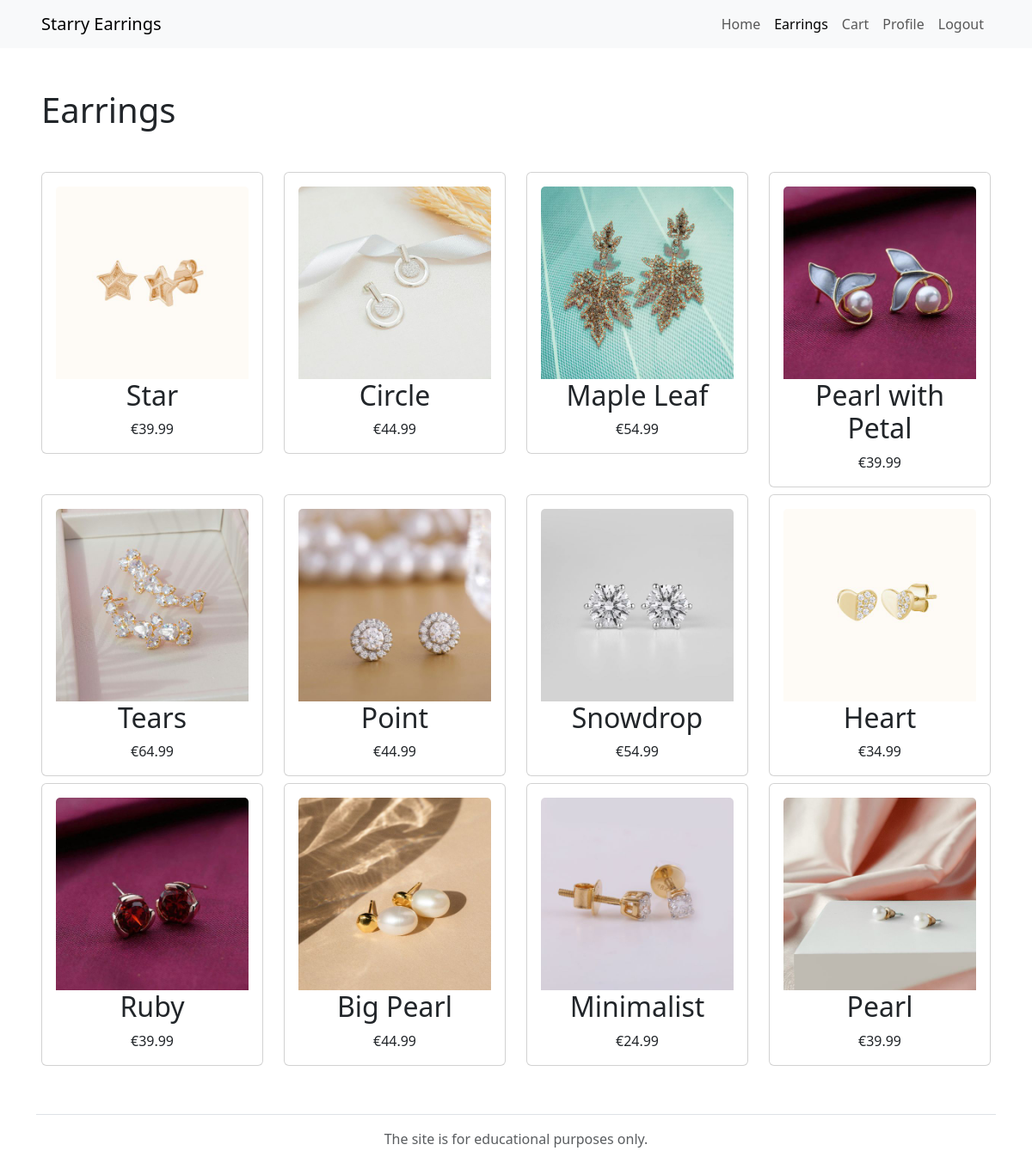
Page /earrings.php?category=stud (signed in) on the committed database.
### tables this page shows
CREATE TABLE IF NOT EXISTS products (
    id INT(11) UNSIGNED AUTO_INCREMENT PRIMARY KEY,
    name VARCHAR(30) NOT NULL,
    category VARCHAR(10) NOT NULL,
    price DECIMAL(10, 2) NOT NULL,
    description VARCHAR(255) NOT NULL,
    stock INT(11) NOT NULL DEFAULT 0,
    image VARCHAR(255)
);

### lib/functions.php (called while the page is built, shortened)
<?php
function get_earrings($category) {
    require_once "../src/DBconnect.php";
    $query = "SELECT * FROM products WHERE stock > 0";
    if ($category != null) {
        $query .= " AND category = '$category'";
    }
    $statement = $connection->prepare($query);
    $statement->execute();
    $result = $statement->fetchAll();
    return $result;
}

### public/earrings.php (the view, shortened to what this page needs)
<?php
    require "../lib/functions.php";
    require_once "../templates/header.php";
    $category = null;
    if (isset($_GET['category'])) {
        $category = $_GET['category'];
    }
    $earrings = get_earrings($category);
    $user_id = $_SESSION['user_id'];
?>
</head>
<body class="d-flex flex-column vh-100">
    <header>
        <nav class="navbar navbar-expand-sm navbar-light bg-light justify-content-between m-0 px-5 py-2">
            <a class="navbar-brand" href="index.php">Starry Earrings</a>
            <ul class="navbar-nav">
                <li class="nav-item">
                    <a class="nav-link" href="index.php">Home</a>
                </li>
                <li class="nav-item">
                    <a class="nav-link active" href="earrings.php">Earrings</a>
                </li>
                    <?php
                    if ($_SESSION["active"] == true) {
                        if ($_SESSION["role"] == "admin") {
                            echo "
                                <li class=\"nav-item\">
                                    <a class=\"nav-link\" href=\"#\">Add Item</a>
                                </li>
                            ";
                        } else {
                            echo "
                                <li class=\"nav-item\">
                                    <a class=\"nav-link\" href=\"cart.php\">Cart</a>
                                </li>
                                <li class=\"nav-item\">
                                    <a class=\"nav-link\" href=\"profile.php?id=$user_id\">Profile</a>
                                </li>
                            ";
                        }
                        echo "
                            <li class=\"nav-item\">
                                <form action='logout.php' method='post'>
                                    <button type='submit' class=\"nav-link\">Logout</button>
                                </form>
                            </li>
                        ";
                    }
                    ?>
            </ul>
        </nav>
    </header>
    <main>
        <section class="p-5">
            <h1 class="mb-5">Earrings</h1>
            <div class="row">
                <?php foreach ($earrings as $earring) { ?>
                <div class="col-sm-4 col-md-3">
                    <div class="card text-center mb-2">
                        <div class="card-body">
                            <a href="earring_details.php?id=<?php echo $earring['id']?>" class="text-decoration-none text-dark">
                                <img class="card-img-top" src="<?php echo $earring['image']; ?>">
                            </a>
                            <h2 class="card-title">
                                <a href="earring_details.php?id=<?php echo $earring['id']?>" class="text-decoration-none text-dark">
                                    <?php echo $earring['name'] ?>
                                </a>
                            </h2>
                            <p class="card-text">
                                <a href="earring_details.php?id=<?php echo $earring['id']?>" class="text-decoration-none text-dark">
                                    <?php echo "€" . $earring['price'] ?>
                                </a>
                            </p>
                        </div>
                    </div>
                </div>
                <?php } ?>
            </div>
        </section>
    </main>
<?php require_once "../templates/footer.php"; ?>

### rows in the picture
products: image (picture), name "Star", price "39.99"
products: image (picture), name "Circle", price "44.99"
products: image (picture), name "Maple Leaf", price "54.99"
products: image (picture), name "Pearl with Petal", price "39.99"
products: image (picture), name "Tears", price "64.99"
products: image (picture), name "Point", price "44.99"
products: image (picture), name "Snowdrop", price "54.99"
products: image (picture), name "Heart", price "34.99"
products: image (picture), name "Ruby", price "39.99"
products: image (picture), name "Big Pearl", price "44.99"
products: image (picture), name "Minimalist", price "24.99"
products: image (picture), name "Pearl", price "39.99"
